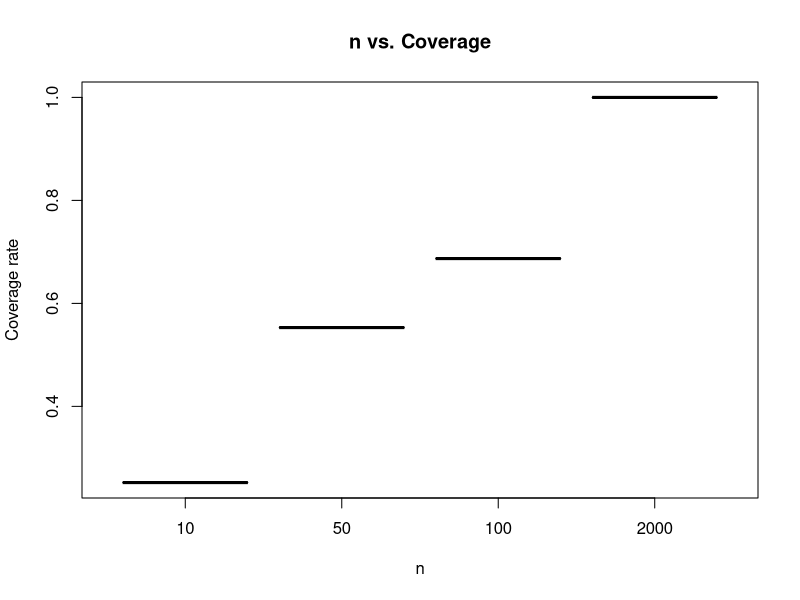
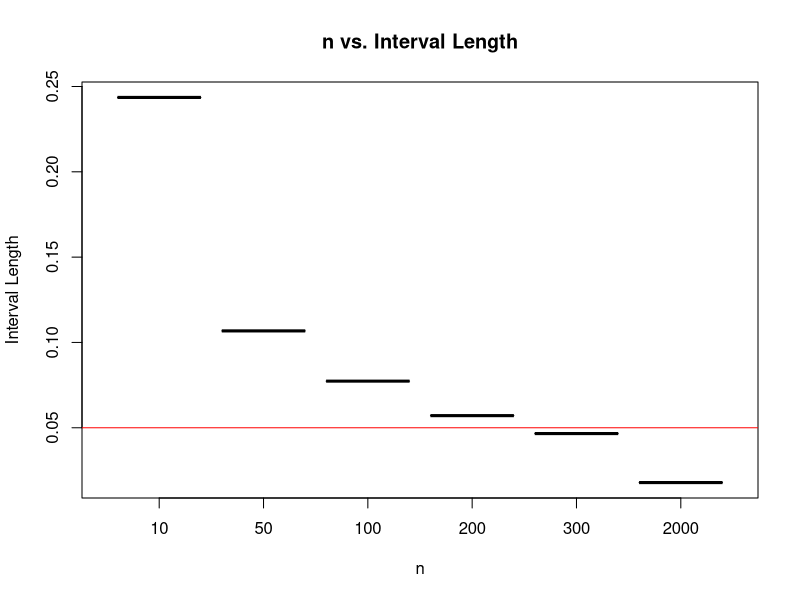

The R source for these figures, in order:
# 4.3(b): p = 0.4, alpha = 0.05 [4.3.R]  
simBern <- function(n) {  # Simulate Bernoulli
  NSIM = 1000 # Do 1000 simulations per n
  simulationList = matrix(rep(0, n*NSIM), nrow = NSIM)
  for (i in 1:NSIM) {
    simulationList[i,1:n] = sample(c(1, 0), size=n,
                                   replace = TRUE, prob = c(0.4, 0.6))
  }
  return(simulationList)
} 
countCoverage <- function(sim, alpha) {
  N = ncol(sim); NSIM = nrow(sim)
  covRate = rep(0, NSIM)
  for (i in 1:NSIM) {
    mn = mean(sim[i, 1:N])
    if(abs(0.4 - mn) < 0.05) {
      covRate[i] = 1 
    }
  } 
  hitRate = sum(covRate)/NSIM
  print(hitRate)
} 
# Bernoulli simulations
bsim10 = simBern(10)
bsim50 = simBern(50)
bsim100 = simBern(100)
bsim200 = simBern(200)
bsim300 = simBern(300)
bsim2000 = simBern(2000)
countCoverage(bsim10, alpha=0.05)
countCoverage(bsim50, alpha=0.05)
countCoverage(bsim100, alpha=0.05)
countCoverage(bsim2000, alpha=0.05)


nvec = c(10, 50, 100, 2000)
cvec = c(countCoverage(bsim10, alpha=0.05),
         countCoverage(bsim50, alpha=0.05),
         countCoverage(bsim100, alpha=0.05),
         countCoverage(bsim2000, alpha=0.05))
pdf("~/AllStatistics/files/ch4_4.pdf", width = 7, height = 5)
plot(as.factor(nvec), cvec, main="n vs. Coverage",
     xlab = "n", ylab = "Coverage rate")
dev.off()


# Plotting length of interval
IntervalLength <- function(sim) {
  N = ncol(sim); NSIM = nrow(sim)
  intLength = rep(0, NSIM)
  for (i in 1:NSIM) {
    mn = mean(sim[i, 1:N])
    intLength[i] = 2*abs(0.4 - mn) 
  } 
  print(mean(intLength))
} 
IntervalLength(bsim10)
IntervalLength(bsim50)
IntervalLength(bsim100)
IntervalLength(bsim200)
IntervalLength(bsim300)
IntervalLength(bsim2000)

nvec = c(10, 50, 100, 200, 300, 2000)
ivec = c(IntervalLength(bsim10),
         IntervalLength(bsim50),
         IntervalLength(bsim100),
         IntervalLength(bsim200),
         IntervalLength(bsim300),
         IntervalLength(bsim2000))
pdf("~/AllStatistics/files/ch4_4b.pdf", width = 7, height = 5)
plot(as.factor(nvec), ivec, main="n vs. Interval Length",
     xlab = "n", ylab = "Interval Length")
abline(h = 0.05, col="red")
dev.off()
